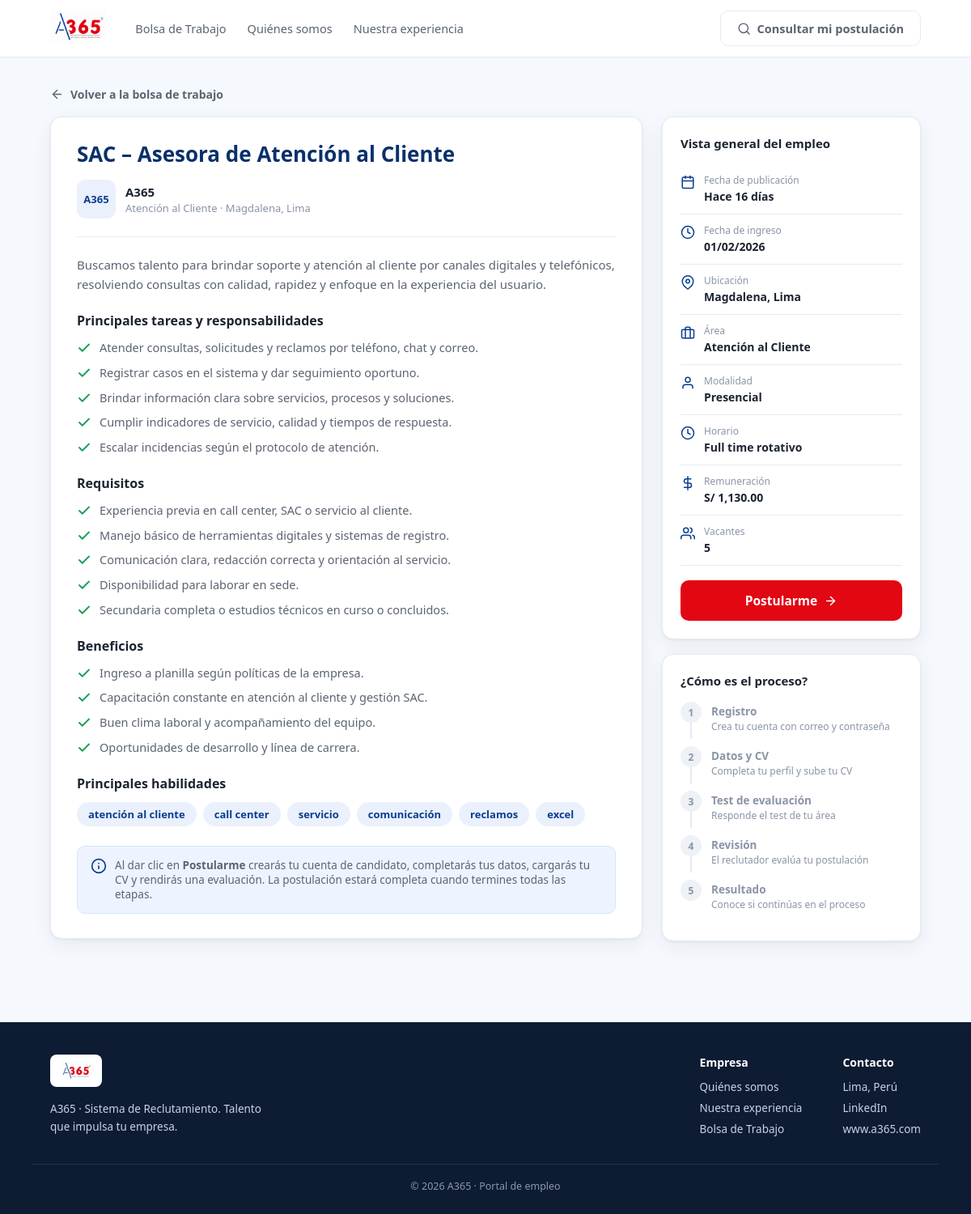
Page /portal/trabajo.php on the committed database.
### tables this page shows
CREATE TABLE `campanas` (
  `id` int(11) NOT NULL AUTO_INCREMENT,
  `codigo` varchar(20) NOT NULL,
  `area_id` int(11) NOT NULL,
  `puesto` varchar(120) NOT NULL,
  `descripcion` text DEFAULT NULL,
  `tareas` text DEFAULT NULL,
  `requisitos` text DEFAULT NULL,
  `beneficios` text DEFAULT NULL,
  `vacantes` int(11) NOT NULL DEFAULT 1,
  `ubicacion` varchar(120) DEFAULT NULL,
  `modalidad` enum('Presencial','Híbrido','Remoto') NOT NULL DEFAULT 'Presencial',
  `horario` varchar(120) DEFAULT NULL,
  `remuneracion` decimal(10,2) DEFAULT NULL,
  `fecha_ingreso` date DEFAULT NULL,
  `prioridad` enum('Alta','Media','Baja') NOT NULL DEFAULT 'Media',
  `tipo` enum('Nueva Posición','Reemplazo') NOT NULL DEFAULT 'Nueva Posición',
  `estado` enum('Abierto','En Proceso','Cerrado') NOT NULL DEFAULT 'Abierto',
  `publicado` tinyint(1) NOT NULL DEFAULT 0,
  `fecha_sol` date DEFAULT NULL,
  `creado_en` timestamp NOT NULL DEFAULT current_timestamp(),
  PRIMARY KEY (`id`),
  UNIQUE KEY `codigo` (`codigo`),
  KEY `fk_campana_area` (`area_id`),
  CONSTRAINT `fk_campana_area` FOREIGN KEY (`area_id`) REFERENCES `areas` (`id`)
);

CREATE TABLE `areas` (
  `id` int(11) NOT NULL AUTO_INCREMENT,
  `nombre` varchar(80) NOT NULL,
  `descripcion` varchar(200) DEFAULT NULL,
  `jefe` varchar(120) DEFAULT NULL,
  `estado` tinyint(1) NOT NULL DEFAULT 1,
  `creado_en` timestamp NOT NULL DEFAULT current_timestamp(),
  PRIMARY KEY (`id`),
  UNIQUE KEY `nombre` (`nombre`)
);

### portal/datos_empleos.php (called while the page is built, shortened)
<?php
function lineasTexto(?string $txt): array {
    $salida = [];
    foreach (preg_split('/\r\n|\r|\n/', $txt) as $l) {
        $l = trim($l);
        if ($l !== '') $salida[] = $l;
    }
    return $salida;
}
function habilidadesDelArea(int $areaId): array {
    $pdo = obtenerConexion();
    $st = $pdo->prepare("SELECT palabra FROM palabras_clave WHERE area_id = :a ORDER BY peso DESC, id LIMIT 8");
    $st->execute([':a' => $areaId]);
    return array_column($st->fetchAll(), 'palabra');
}
function haceCuanto(string $fecha): string {
    $d = (int)((time() - strtotime($fecha)) / 86400);
    if ($d < 30) return "Hace $d días";
    $m = (int)($d / 30);
    return $m === 1 ? 'Hace 1 mes' : "Hace $m meses";
}
function armaFicha(array $c): array {
    $resumen = trim($c['descripcion'] ?? '');
    return [
        'id'          => (int)$c['id'],
        'codigo'      => $c['codigo'],
        'titulo'      => $c['puesto'],
        'area'        => $c['area'],
        'ubicacion'   => $c['ubicacion'] ?: 'Lima, Perú',
        'modalidad'   => $c['modalidad'],
        'horario'     => $c['horario'] ?: '—',
        'remuneracion'=> $c['remuneracion'],
        'vacantes'    => (int)$c['vacantes'],
        'tipo'        => $c['tipo'],
        'prioridad'   => $c['prioridad'],
        'publicado'   => haceCuanto($c['creado_en']),
        'vence'       => $c['fecha_ingreso'] ? date('d/m/Y', strtotime($c['fecha_ingreso'])) : 'Sin fecha límite',
        'resumen'     => $resumen,
        'tareas'      => lineasTexto($c['tareas']),
        'requisitos'  => lineasTexto($c['requisitos']),
        'beneficios'  => lineasTexto($c['beneficios']),
        'habilidades' => habilidadesDelArea((int)$c['area_id']),
    ];
}
function obtenerEmpleo(int $id): ?array {
    $pdo = obtenerConexion();
    $st = $pdo->prepare(
        "SELECT c.*, a.nombre AS area
           FROM campanas c
           INNER JOIN areas a ON a.id = c.area_id
          WHERE c.id = :id AND c.publicado = 1 AND c.estado <> 'Cerrado' LIMIT 1");
    $st->execute([':id' => $id]);
    $c = $st->fetch();
    return $c ? armaFicha($c) : null;
}

### portal/trabajo.php (the view, shortened to what this page needs)
<?php
require_once __DIR__ . '/datos_empleos.php';
$id = (int)($_GET['id'] ?? 1);
$e = obtenerEmpleo($id);
?>
<!DOCTYPE html>
<html lang="es">
<head>
  <link rel="stylesheet" href="assets/portal.css">
</head>
<body>
<header class="nav">
  <div class="contenedor nav-in">
    <a href="index.php" class="nav-logo"><img src="../assets/img/logo_a365.png" alt="A365"></a>
    <nav class="nav-links">
      <a href="index.php">Bolsa de Trabajo</a>
      <a href="#">Quiénes somos</a>
      <a href="#">Nuestra experiencia</a>
    </nav>
    <div class="nav-cta">
      <a href="seguimiento.php" class="btn btn-linea">
        <svg viewBox="0 0 24 24" fill="none" stroke="currentColor" stroke-width="2" stroke-linecap="round" stroke-linejoin="round"><circle cx="11" cy="11" r="8"/><line x1="21" y1="21" x2="16.65" y2="16.65"/></svg>
        Consultar mi postulación
      </a>
    </div>
  </div>
</header>
<section class="seccion">
  <div class="contenedor">
    <a href="index.php" class="volver">
      <svg viewBox="0 0 24 24" fill="none" stroke="currentColor" stroke-width="2" stroke-linecap="round" stroke-linejoin="round"><line x1="19" y1="12" x2="5" y2="12"/><polyline points="12 19 5 12 12 5"/></svg>
      Volver a la bolsa de trabajo
    </a>
    <div class="detalle">
      <div class="detalle-main">
        <h1><?= htmlspecialchars($e['titulo']) ?></h1>
        <div class="detalle-emp">
          <span class="lg">A365</span>
          <div><strong>A365</strong><span><?= htmlspecialchars($e['area']) ?> · <?= htmlspecialchars($e['ubicacion']) ?></span></div>
        </div>
        <p class="intro"><?= htmlspecialchars($e['resumen']) ?></p>
        <h2>Principales tareas y responsabilidades</h2>
        <ul class="lista-check">
          <?php foreach (($e['tareas'] ?: ['Brindar soporte y atención dentro del área asignada.']) as $t): ?>
            <li><svg viewBox="0 0 24 24" fill="none" stroke="currentColor" stroke-width="2.5" stroke-linecap="round" stroke-linejoin="round"><polyline points="20 6 9 17 4 12"/></svg><?= htmlspecialchars($t) ?></li>
          <?php endforeach; ?>
        </ul>
        <h2>Requisitos</h2>
        <ul class="lista-check">
          <?php foreach (($e['requisitos'] ?: ['Perfil alineado al puesto y disponibilidad inmediata.']) as $t): ?>
            <li><svg viewBox="0 0 24 24" fill="none" stroke="currentColor" stroke-width="2.5" stroke-linecap="round" stroke-linejoin="round"><polyline points="20 6 9 17 4 12"/></svg><?= htmlspecialchars($t) ?></li>
          <?php endforeach; ?>
        </ul>
        <h2>Beneficios</h2>
        <ul class="lista-check">
          <?php foreach (($e['beneficios'] ?: ['Beneficios de ley y ambiente de trabajo A365.']) as $t): ?>
            <li><svg viewBox="0 0 24 24" fill="none" stroke="currentColor" stroke-width="2.5" stroke-linecap="round" stroke-linejoin="round"><polyline points="20 6 9 17 4 12"/></svg><?= htmlspecialchars($t) ?></li>
          <?php endforeach; ?>
        </ul>
        <?php if ($e['habilidades']): ?>
        <h2>Principales habilidades</h2>
        <div class="hab">
          <?php foreach ($e['habilidades'] as $h): ?>
            <span><?= htmlspecialchars($h) ?></span>
          <?php endforeach; ?>
        </div>
        <?php endif; ?>
        <div class="nota">
          <svg viewBox="0 0 24 24" fill="none" stroke="currentColor" stroke-width="2" stroke-linecap="round" stroke-linejoin="round"><circle cx="12" cy="12" r="10"/><line x1="12" y1="16" x2="12" y2="12"/><line x1="12" y1="8" x2="12.01" y2="8"/></svg>
          <span>Al dar clic en <strong>Postularme</strong> crearás tu cuenta de candidato, completarás tus datos, cargarás tu CV y rendirás una evaluación. La postulación estará completa cuando termines todas las etapas.</span>
        </div>
      </div>
      <aside class="aside-detalle">
        <div class="card">
          <h3>Vista general del empleo</h3>
          <div class="vg-item">
            <svg viewBox="0 0 24 24" fill="none" stroke="currentColor" stroke-width="2" stroke-linecap="round" stroke-linejoin="round"><rect x="3" y="4" width="18" height="18" rx="2"/><line x1="16" y1="2" x2="16" y2="6"/><line x1="8" y1="2" x2="8" y2="6"/><line x1="3" y1="10" x2="21" y2="10"/></svg>
            <div><small>Fecha de publicación</small><strong><?= htmlspecialchars($e['publicado']) ?></strong></div>
          </div>
          <div class="vg-item">
            <svg viewBox="0 0 24 24" fill="none" stroke="currentColor" stroke-width="2" stroke-linecap="round" stroke-linejoin="round"><circle cx="12" cy="12" r="10"/><polyline points="12 6 12 12 16 14"/></svg>
            <div><small>Fecha de ingreso</small><strong><?= htmlspecialchars($e['vence']) ?></strong></div>
          </div>
          <div class="vg-item">
            <svg viewBox="0 0 24 24" fill="none" stroke="currentColor" stroke-width="2" stroke-linecap="round" stroke-linejoin="round"><path d="M21 10c0 7-9 13-9 13s-9-6-9-13a9 9 0 0 1 18 0z"/><circle cx="12" cy="10" r="3"/></svg>
            <div><small>Ubicación</small><strong><?= htmlspecialchars($e['ubicacion']) ?></strong></div>
          </div>
          <div class="vg-item">
            <svg viewBox="0 0 24 24" fill="none" stroke="currentColor" stroke-width="2" stroke-linecap="round" stroke-linejoin="round"><rect x="2" y="7" width="20" height="14" rx="2"/><path d="M16 21V5a2 2 0 0 0-2-2h-4a2 2 0 0 0-2 2v16"/></svg>
            <div><small>Área</small><strong><?= htmlspecialchars($e['area']) ?></strong></div>
          </div>
          <div class="vg-item">
            <svg viewBox="0 0 24 24" fill="none" stroke="currentColor" stroke-width="2" stroke-linecap="round" stroke-linejoin="round"><path d="M20 21v-2a4 4 0 0 0-4-4H8a4 4 0 0 0-4 4v2"/><circle cx="12" cy="7" r="4"/></svg>
            <div><small>Modalidad</small><strong><?= htmlspecialchars($e['modalidad']) ?></strong></div>
          </div>
          <div class="vg-item">
            <svg viewBox="0 0 24 24" fill="none" stroke="currentColor" stroke-width="2" stroke-linecap="round" stroke-linejoin="round"><circle cx="12" cy="12" r="10"/><polyline points="12 6 12 12 16 14"/></svg>
            <div><small>Horario</small><strong><?= htmlspecialchars($e['horario']) ?></strong></div>
          </div>
          <div class="vg-item">
            <svg viewBox="0 0 24 24" fill="none" stroke="currentColor" stroke-width="2" stroke-linecap="round" stroke-linejoin="round"><line x1="12" y1="1" x2="12" y2="23"/><path d="M17 5H9.5a3.5 3.5 0 0 0 0 7h5a3.5 3.5 0 0 1 0 7H6"/></svg>
            <div><small>Remuneración</small><strong><?= $e['remuneracion'] !== null ? 'S/ ' . number_format((float)$e['remuneracion'], 2) : 'A convenir' ?></strong></div>
          </div>
          <div class="vg-item">
            <svg viewBox="0 0 24 24" fill="none" stroke="currentColor" stroke-width="2" stroke-linecap="round" stroke-linejoin="round"><path d="M17 21v-2a4 4 0 0 0-4-4H5a4 4 0 0 0-4 4v2"/><circle cx="9" cy="7" r="4"/><path d="M23 21v-2a4 4 0 0 0-3-3.87"/><path d="M16 3.13a4 4 0 0 1 0 7.75"/></svg>
            <div><small>Vacantes</small><strong><?= (int)$e['vacantes'] ?></strong></div>
          </div>
          <a href="postular.php?id=<?= $id ?>" class="btn btn-rojo btn-lg" style="margin-top:18px">
            Postularme
            <svg viewBox="0 0 24 24" fill="none" stroke="currentColor" stroke-width="2" stroke-linecap="round" stroke-linejoin="round"><line x1="5" y1="12" x2="19" y2="12"/><polyline points="12 5 19 12 12 19"/></svg>
          </a>
        </div>
        <div class="proceso">
          <h3>¿Cómo es el proceso?</h3>
          <div class="pasos">
            <?php
            $pasos = [
              ['Registro','Crea tu cuenta con correo y contraseña'],
              ['Datos y CV','Completa tu perfil y sube tu CV'],
              ['Test de evaluación','Responde el test de tu área'],
              ['Revisión','El reclutador evalúa tu postulación'],
              ['Resultado','Conoce si continúas en el proceso'],
            ];
            foreach ($pasos as $i => $p): ?>
              <div class="paso pend">
                <div class="marca"><div class="bola"><?= $i+1 ?></div><div class="linea"></div></div>
                <div class="tx"><strong><?= $p[0] ?></strong><span><?= $p[1] ?></span></div>
              </div>
            <?php endforeach; ?>
          </div>
        </div>
      </aside>
    </div>
  </div>
</section>
<footer class="footer">
  <div class="contenedor footer-in">
    <div>
      <img src="../assets/img/logo_a365.png" alt="A365" style="background:#fff;padding:8px 12px;border-radius:8px">
      <p>A365 · Sistema de Reclutamiento. Talento que impulsa tu empresa.</p>
    </div>
    <div class="cols">
      <div><h4>Empresa</h4><a href="#">Quiénes somos</a><a href="#">Nuestra experiencia</a><a href="index.php">Bolsa de Trabajo</a></div>
      <div><h4>Contacto</h4><a href="#">Lima, Perú</a><a href="#">LinkedIn</a><a href="#">www.a365.com</a></div>
    </div>
  </div>
  <div class="footer-copy contenedor">© <?= date('Y') ?> A365 · Portal de empleo</div>
</footer>
</body>
</html>

### rows in the picture
campanas: puesto "SAC – Asesora de Atención al Cliente", area.nombre "Atención al Cliente", ubicacion "Magdalena, Lima", descripcion "Buscamos talento para brindar soporte y atención al cliente por canales digitales y telefónicos, resolviendo consultas con calidad, rapidez y enfoque en la experiencia del usuario.", modalidad "Presencial", horario "Full time rotativo", remuneracion "1,130.00", vacantes "5"

### other values in the picture
$t "Atender consultas, solicitudes y reclamos por teléfono, chat y correo."
$t "Registrar casos en el sistema y dar seguimiento oportuno."
$t "Brindar información clara sobre servicios, procesos y soluciones."
$t "Cumplir indicadores de servicio, calidad y tiempos de respuesta."
$t "Escalar incidencias según el protocolo de atención."
$t "Experiencia previa en call center, SAC o servicio al cliente."
$t "Manejo básico de herramientas digitales y sistemas de registro."
$t "Comunicación clara, redacción correcta y orientación al servicio."
$t "Disponibilidad para laborar en sede."
$t "Secundaria completa o estudios técnicos en curso o concluidos."
$t "Ingreso a planilla según políticas de la empresa."
$t "Capacitación constante en atención al cliente y gestión SAC."
$t "Buen clima laboral y acompañamiento del equipo."
$t "Oportunidades de desarrollo y línea de carrera."
$h "atención al cliente"
